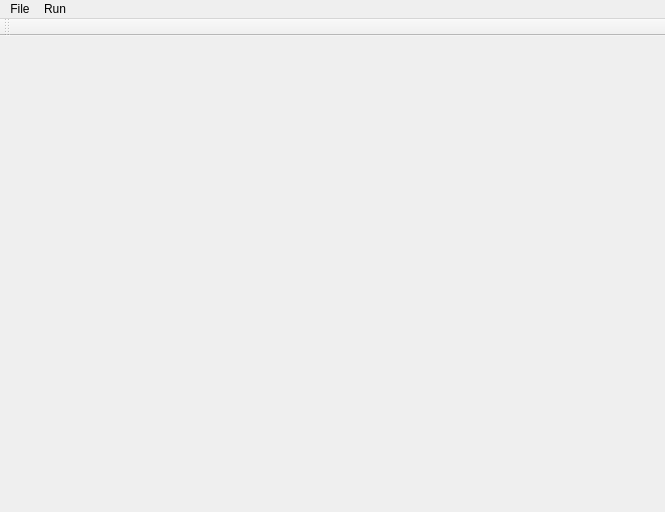
<?xml version="1.0" encoding="UTF-8"?>
<ui version="4.0">
 <class>NAcquisitor</class>
 <widget class="QMainWindow" name="NAcquisitor">
  <property name="geometry">
   <rect>
    <x>0</x>
    <y>0</y>
    <width>665</width>
    <height>512</height>
   </rect>
  </property>
  <property name="windowTitle">
   <string>NAcquisitor</string>
  </property>
  <widget class="QWidget" name="centralWidget">
   <layout class="QGridLayout" name="gridLayout">
    <item row="0" column="0" rowspan="2" colspan="2">
     <widget class="ViewWidget" name="mainView" native="true"/>
    </item>
   </layout>
  </widget>
  <widget class="QMenuBar" name="menuBar">
   <property name="geometry">
    <rect>
     <x>0</x>
     <y>0</y>
     <width>665</width>
     <height>22</height>
    </rect>
   </property>
   <widget class="QMenu" name="menuFile">
    <property name="title">
     <string>File</string>
    </property>
    <addaction name="separator"/>
   </widget>
   <widget class="QMenu" name="menuRun">
    <property name="title">
     <string>Run</string>
    </property>
   </widget>
   <addaction name="menuFile"/>
   <addaction name="menuRun"/>
  </widget>
  <widget class="QToolBar" name="mainToolBar">
   <property name="iconSize">
    <size>
     <width>20</width>
     <height>20</height>
    </size>
   </property>
   <property name="toolButtonStyle">
    <enum>Qt::ToolButtonTextUnderIcon</enum>
   </property>
   <attribute name="toolBarArea">
    <enum>TopToolBarArea</enum>
   </attribute>
   <attribute name="toolBarBreak">
    <bool>false</bool>
   </attribute>
  </widget>
 </widget>
 <layoutdefault spacing="6" margin="11"/>
 <customwidgets>
  <customwidget>
   <class>ViewWidget</class>
   <extends>QWidget</extends>
   <header>ViewWidget.h</header>
   <container>1</container>
  </customwidget>
 </customwidgets>
 <resources/>
 <connections/>
</ui>
